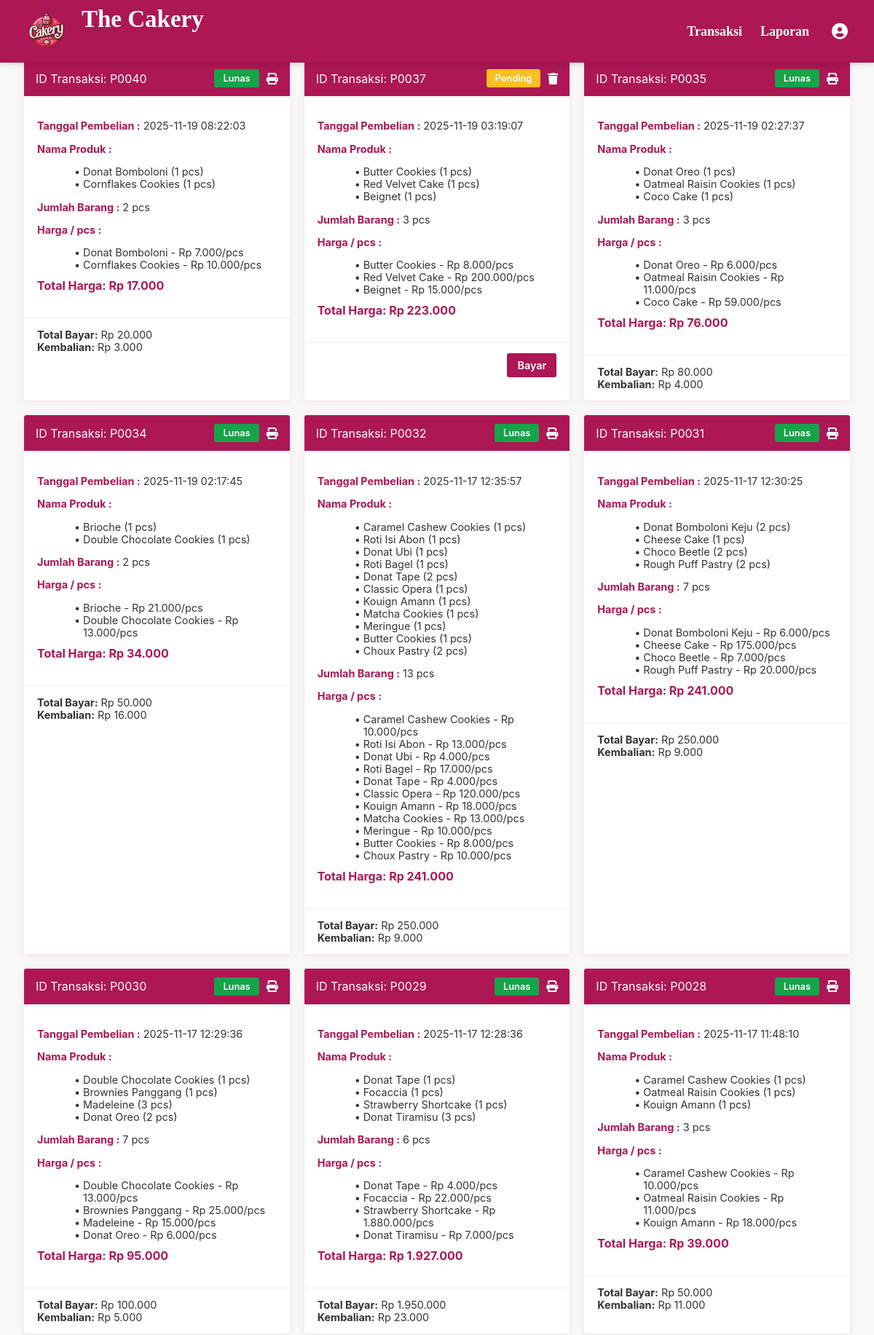
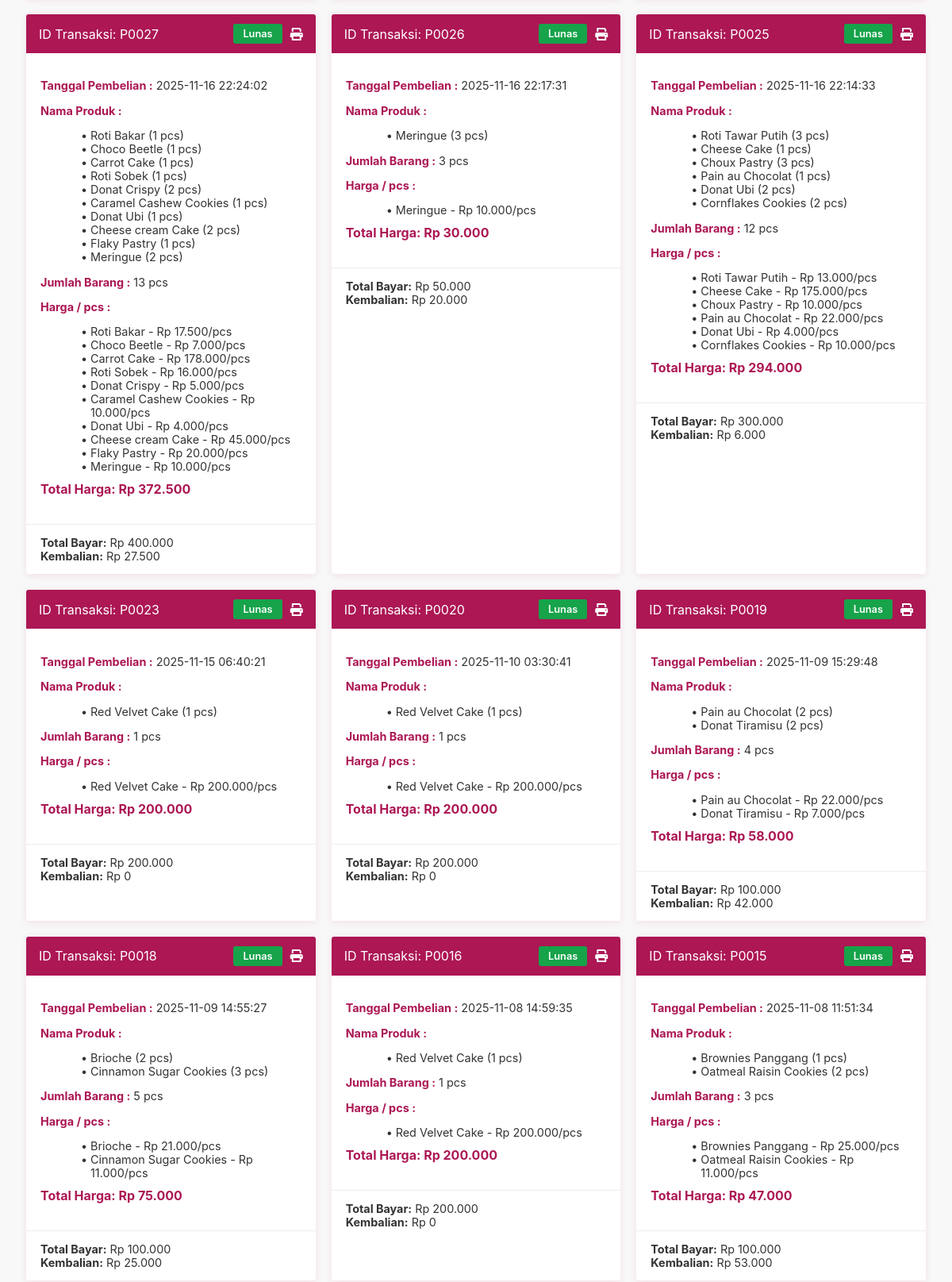
The app's page /kasir/index.php (upper part) with its own data (2 pictures, top to bottom).
### tables this page shows
CREATE TABLE `tb_pesanan` (
  `id_pesanan` varchar(10) NOT NULL,
  `no_antrian` int(11) NOT NULL,
  `nama_pelanggan` varchar(50) NOT NULL,
  `nama_produk` varchar(255) NOT NULL,
  `jumlah` int(11) NOT NULL,
  `total_harga` decimal(10,0) NOT NULL,
  `metode_pembayaran` varchar(50) NOT NULL,
  `qr_path` varchar(255) DEFAULT NULL,
  `status_pesanan` enum('Pending','Lunas') NOT NULL,
  `tanggal_pemesanan` datetime NOT NULL
);

CREATE TABLE `tb_pembayaran` (
  `id_pesanan` varchar(50) NOT NULL,
  `metode_pembayaran` enum('Tunai') NOT NULL,
  `jumlah_bayar` decimal(10,0) NOT NULL,
  `kembalian` decimal(10,0) NOT NULL,
  `status_pembayaran` enum('Belum Dibayar','Lunas','Dibatalkan') NOT NULL,
  `tanggal_pembayaran` timestamp NOT NULL DEFAULT current_timestamp() ON UPDATE current_timestamp()
);

### kasir/index.php (the view, shortened to what this page needs)
<?php
include 'koneksi.php';
include 'navbar.php';
$pesanan = $koneksi->query("
    SELECT
        p.id_pesanan,
        p.nama_pelanggan,
        p.metode_pembayaran,
        p.status_pesanan,
        p.tanggal_pemesanan,
        p.total_harga,
        pb.jumlah_bayar,
        pb.kembalian,
        GROUP_CONCAT(CONCAT(d.nama_produk, '|', d.harga, '|', d.jumlah) SEPARATOR ';') AS detail_produk
    FROM tb_pesanan p
    LEFT JOIN tb_detailpes d ON p.id_pesanan = d.id_pesanan
    LEFT JOIN tb_pembayaran pb ON p.id_pesanan = pb.id_pesanan
    GROUP BY p.id_pesanan
    ORDER BY p.tanggal_pemesanan DESC
");
?>
<!DOCTYPE html>
<html lang="id">
<head>
<link href="https://cdnjs.cloudflare.com/ajax/libs/font-awesome/6.0.0/css/all.min.css" rel="stylesheet">
</head>
<body>
<div class="container">
    <?php if ($pesanan->num_rows > 0): ?>
        <div class="cards-container">
            <?php while ($row = $pesanan->fetch_assoc()):
                $status = ($row['status_pesanan'] === 'Selesai') ? 'Lunas' : $row['status_pesanan'];
                $produk_list = [];
                $total_qty = 0;
                if (!empty($row['detail_produk'])) {
                    $details = explode(';', $row['detail_produk']);
                    foreach ($details as $d) {
                        list($nama, $harga, $jumlah) = explode('|', $d);
                        $produk_list[] = [
                            'nama' => $nama,
                            'harga' => $harga,
                            'jumlah' => $jumlah
                        ];
                        $total_qty += (int)$jumlah;
                    }
                }
            ?>
            <div class="card">
                <div class="card-header">
                    <div>ID Transaksi: <?= htmlspecialchars($row['id_pesanan']) ?></div>
                    <div style="display: flex; align-items: center; gap: 10px;">
                        <div class="status <?= htmlspecialchars($status) ?>">
                            <?= htmlspecialchars($status) ?>
                        </div>
                        <?php if ($row['status_pesanan'] == 'Pending'): ?>
                            <a href="hapus_pesanan.php?id=<?= $row['id_pesanan'] ?>"
                               class="btn-hapus"
                               title="Hapus Pesanan"
                               onclick="return confirm('Yakin ingin menghapus pesanan ini?');">
                                <i class="fa-solid fa-trash"></i>
                            </a>
                        <?php elseif ($status == 'Lunas'): ?>
                            <a href="nota.php?id=<?= $row['id_pesanan'] ?>"
                               target="_blank"
                               title="Cetak Nota"
                               style="color: #fff;">
                                <i class="fa-solid fa-print"></i>
                            </a>
                        <?php endif; ?>
                    </div>
                </div>
                <div class="card-body">
                    <p><strong>Tanggal Pembelian :</strong> <?= htmlspecialchars($row['tanggal_pemesanan']) ?></p>
                    <p><strong>Nama Produk :</strong></p>
                    <ul class="produk-list">
                        <?php foreach ($produk_list as $p): ?>
                            <li><?= htmlspecialchars($p['nama']) ?> (<?= htmlspecialchars($p['jumlah']) ?> pcs)</li>
                        <?php endforeach; ?>
                    </ul>
                    <p><strong>Jumlah Barang :</strong> <?= $total_qty ?> pcs</p>
                    <p><strong>Harga / pcs :</strong></p>
                    <ul class="harga-list">
                        <?php foreach ($produk_list as $p): ?>
                            <li><?= htmlspecialchars($p['nama']) ?> - Rp <?= number_format($p['harga'], 0, ',', '.') ?>/pcs</li>
                        <?php endforeach; ?>
                    </ul>
                    <p class="price">Total Harga: Rp <?= number_format($row['total_harga'], 0, ',', '.') ?></p>
                </div>
                <div class="card-footer">
                    <?php if ($row['status_pesanan'] == 'Pending'): ?>
                        <a href="bayar.php?id=<?= $row['id_pesanan'] ?>" class="btn-bayar">
                            Bayar
                        </a>
                    <?php elseif ($status == 'Lunas'): ?>
                        <div style="text-align: left; font-size: 0.9rem; color:#333;">
                            <strong>Total Bayar:</strong> Rp <?= number_format($row['jumlah_bayar'], 0, ',', '.') ?><br>
                            <strong>Kembalian:</strong> Rp <?= number_format($row['kembalian'], 0, ',', '.') ?>
                        </div>
                    <?php endif; ?>
                </div>
            </div>
            <?php endwhile; ?>
        </div>
    <?php else: ?>
        <div style="text-align:center; color:#666; padding:50px;">Belum ada transaksi.</div>
    <?php endif; ?>
</div>
</body>
</html>

### kasir/index.php (style rules this page uses)
body { font-family: 'Inter', sans-serif; background-color: #f8f8f8; color: #333; padding: 25px; }
.container { max-width: 1200px; margin: 0 auto; }
.cards-container { margin-top:50px; display: grid; grid-template-columns: repeat(auto-fill, minmax(340px, 1fr)); gap: 20px; }
.card { background: #fff; border-radius: 3px; box-shadow: 0 2px 10px rgba(172, 23, 84, 0.1); overflow: hidden; transition: 0.3s; display: flex; flex-direction: column; }
.card-header { background: #AC1754; color: #fff; padding: 12px 16px; display: flex; justify-content: space-between; align-items: center; }
.status { padding: 5px 12px; border-radius: 3px; font-size: 0.8rem; font-weight: 600; color: #fff; text-transform: capitalize; display: flex; align-items: center; gap: 8px; }
.status.Pending { background: #fbbf24; }
.status.Lunas { background: #16a34a; }
.btn-hapus { color: white; font-size: 1rem; transition: 0.2s; }
.card-body { padding: 18px; font-size: 0.9rem; }
.card-body strong { color: #AC1754; }
.produk-list, .harga-list { margin-left: 15px; margin-bottom: 6px; }
.produk-list li, .harga-list li { list-style-type: "• "; margin-left: 8px; }
.price { font-weight: bold; color: #AC1754; margin-top: 10px; font-size: 1rem; }
.card-footer { border-top: 1px solid #eee; padding: 14px 18px; text-align: right; }
.btn-bayar { display: inline-block; background: #AC1754; color: white; border-radius: 3px; padding: 8px 14px; font-size: 0.9rem; font-weight: 600; text-decoration: none; }

### records on screen
tb_pesanan: id_pesanan "P0040", status_pesanan "Lunas", tanggal_pemesanan "2025-11-19 08:22:03", nama "Donat Bomboloni", jumlah "1", nama "Cornflakes Cookies", total_qty "2", harga "7.000", harga "10.000", total_harga "17.000", tb_pembayaran.jumlah_bayar "20.000", tb_pembayaran.kembalian "3.000"
tb_pesanan: id_pesanan "P0037", status_pesanan "Pending", tanggal_pemesanan "2025-11-19 03:19:07", nama "Butter Cookies", jumlah "1", nama "Red Velvet Cake", nama "Beignet", total_qty "3", harga "8.000", harga "200.000", harga "15.000", total_harga "223.000"
tb_pesanan: id_pesanan "P0035", status_pesanan "Lunas", tanggal_pemesanan "2025-11-19 02:27:37", nama "Donat Oreo", jumlah "1", nama "Oatmeal Raisin Cookies", nama "Coco Cake", total_qty "3", harga "6.000", harga "11.000", harga "59.000", total_harga "76.000", tb_pembayaran.jumlah_bayar "80.000", tb_pembayaran.kembalian "4.000"
tb_pesanan: id_pesanan "P0034", status_pesanan "Lunas", tanggal_pemesanan "2025-11-19 02:17:45", nama "Brioche", jumlah "1", nama "Double Chocolate Cookies", total_qty "2", harga "21.000", harga "13.000", total_harga "34.000", tb_pembayaran.jumlah_bayar "50.000", tb_pembayaran.kembalian "16.000"
tb_pesanan: id_pesanan "P0032", status_pesanan "Lunas", tanggal_pemesanan "2025-11-17 12:35:57", nama "Caramel Cashew Cookies", jumlah "1", nama "Roti Isi Abon", nama "Donat Ubi", nama "Roti Bagel", nama "Donat Tape", jumlah "2", nama "Classic Opera", nama "Kouign Amann", nama "Matcha Cookies", nama "Meringue", nama "Butter Cookies", nama "Choux Pastry", total_qty "13", harga "10.000", harga "13.000", harga "4.000", harga "17.000", harga "120.000", harga "18.000", harga "8.000", total_harga "241.000", tb_pembayaran.jumlah_bayar "250.000", tb_pembayaran.kembalian "9.000"
tb_pesanan: id_pesanan "P0031", status_pesanan "Lunas", tanggal_pemesanan "2025-11-17 12:30:25", nama "Donat Bomboloni Keju", jumlah "2", nama "Cheese Cake", jumlah "1", nama "Choco Beetle", nama "Rough Puff Pastry", total_qty "7", harga "6.000", harga "175.000", harga "7.000", harga "20.000", total_harga "241.000", tb_pembayaran.jumlah_bayar "250.000", tb_pembayaran.kembalian "9.000"
tb_pesanan: id_pesanan "P0030", status_pesanan "Lunas", tanggal_pemesanan "2025-11-17 12:29:36", nama "Double Chocolate Cookies", jumlah "1", nama "Brownies Panggang", nama "Madeleine", jumlah "3", nama "Donat Oreo", jumlah "2", total_qty "7", harga "13.000", harga "25.000", harga "15.000", harga "6.000", total_harga "95.000", tb_pembayaran.jumlah_bayar "100.000", tb_pembayaran.kembalian "5.000"
tb_pesanan: id_pesanan "P0029", status_pesanan "Lunas", tanggal_pemesanan "2025-11-17 12:28:36", nama "Donat Tape", jumlah "1", nama "Focaccia", nama "Strawberry Shortcake", nama "Donat Tiramisu", jumlah "3", total_qty "6", harga "4.000", harga "22.000", harga "1.880.000", harga "7.000", total_harga "1.927.000", tb_pembayaran.jumlah_bayar "1.950.000", tb_pembayaran.kembalian "23.000"
tb_pesanan: id_pesanan "P0028", status_pesanan "Lunas", tanggal_pemesanan "2025-11-17 11:48:10", nama "Caramel Cashew Cookies", jumlah "1", nama "Oatmeal Raisin Cookies", nama "Kouign Amann", total_qty "3", harga "10.000", harga "11.000", harga "18.000", total_harga "39.000", tb_pembayaran.jumlah_bayar "50.000", tb_pembayaran.kembalian "11.000"
tb_pesanan: id_pesanan "P0027", status_pesanan "Lunas", tanggal_pemesanan "2025-11-16 22:24:02", nama "Roti Bakar", jumlah "1", nama "Choco Beetle", nama "Carrot Cake", nama "Roti Sobek", nama "Donat Crispy", jumlah "2", nama "Caramel Cashew Cookies", nama "Donat Ubi", nama "Cheese cream Cake", nama "Flaky Pastry", nama "Meringue", total_qty "13", harga "17.500", harga "7.000", harga "178.000", harga "16.000", harga "5.000", harga "10.000", harga "4.000", harga "45.000", harga "20.000", total_harga "372.500", tb_pembayaran.jumlah_bayar "400.000", tb_pembayaran.kembalian "27.500"
tb_pesanan: id_pesanan "P0026", status_pesanan "Lunas", tanggal_pemesanan "2025-11-16 22:17:31", nama "Meringue", jumlah "3", total_qty "3", harga "10.000", total_harga "30.000", tb_pembayaran.jumlah_bayar "50.000", tb_pembayaran.kembalian "20.000"
tb_pesanan: id_pesanan "P0025", status_pesanan "Lunas", tanggal_pemesanan "2025-11-16 22:14:33", nama "Roti Tawar Putih", jumlah "3", nama "Cheese Cake", jumlah "1", nama "Choux Pastry", nama "Pain au Chocolat", nama "Donat Ubi", jumlah "2", nama "Cornflakes Cookies", total_qty "12", harga "13.000", harga "175.000", harga "10.000", harga "22.000", harga "4.000", total_harga "294.000", tb_pembayaran.jumlah_bayar "300.000", tb_pembayaran.kembalian "6.000"
tb_pesanan: id_pesanan "P0023", status_pesanan "Lunas", tanggal_pemesanan "2025-11-15 06:40:21", nama "Red Velvet Cake", jumlah "1", total_qty "1", harga "200.000", total_harga "200.000", tb_pembayaran.jumlah_bayar "200.000", tb_pembayaran.kembalian "0"
tb_pesanan: id_pesanan "P0020", status_pesanan "Lunas", tanggal_pemesanan "2025-11-10 03:30:41", nama "Red Velvet Cake", jumlah "1", total_qty "1", harga "200.000", total_harga "200.000", tb_pembayaran.jumlah_bayar "200.000", tb_pembayaran.kembalian "0"
tb_pesanan: id_pesanan "P0019", status_pesanan "Lunas", tanggal_pemesanan "2025-11-09 15:29:48", nama "Pain au Chocolat", jumlah "2", nama "Donat Tiramisu", total_qty "4", harga "22.000", harga "7.000", total_harga "58.000", tb_pembayaran.jumlah_bayar "100.000", tb_pembayaran.kembalian "42.000"
tb_pesanan: id_pesanan "P0018", status_pesanan "Lunas", tanggal_pemesanan "2025-11-09 14:55:27", nama "Brioche", jumlah "2", nama "Cinnamon Sugar Cookies", jumlah "3", total_qty "5", harga "21.000", harga "11.000", total_harga "75.000", tb_pembayaran.jumlah_bayar "100.000", tb_pembayaran.kembalian "25.000"
tb_pesanan: id_pesanan "P0016", status_pesanan "Lunas", tanggal_pemesanan "2025-11-08 14:59:35", nama "Red Velvet Cake", jumlah "1", total_qty "1", harga "200.000", total_harga "200.000", tb_pembayaran.jumlah_bayar "200.000", tb_pembayaran.kembalian "0"
tb_pesanan: id_pesanan "P0015", status_pesanan "Lunas", tanggal_pemesanan "2025-11-08 11:51:34", nama "Brownies Panggang", jumlah "1", nama "Oatmeal Raisin Cookies", jumlah "2", total_qty "3", harga "25.000", harga "11.000", total_harga "47.000", tb_pembayaran.jumlah_bayar "100.000", tb_pembayaran.kembalian "53.000"
